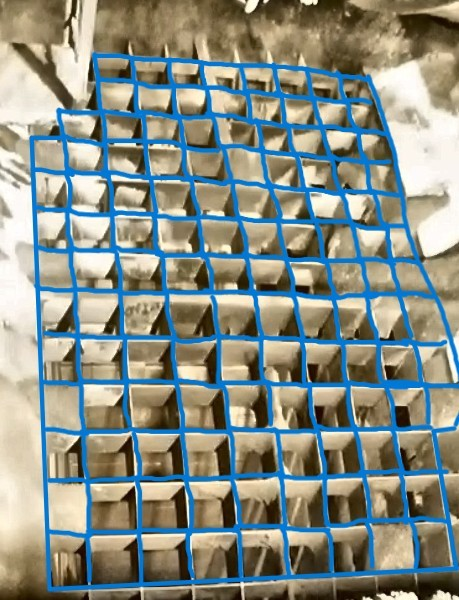
#> input picture archive/migration/coal_detection_migration_20260319_233903/tests/mock_data/clean/step_02_enhanced.jpg, 459 x 600 px
$ python grid_pattern_detector.py ../tests/mock_data/clean/step_02_enhanced.jpg
#> lines starting #> are read from the running program, lines starting #| are printed output that depends on the picture; after the words box and inside, x2 and y2 are one past the last pixel; in counts of white or black regions, pixels touching at a corner belong together
"""
基于网格模式的格栅口检测器
利用格栅的规律性排列和透视特性进行检测
"""

import cv2
import numpy as np
from pathlib import Path
import argparse
from typing import List, Tuple, Optional


class GridPatternDetector:
    """基于网格模式的格栅检测器"""

    def __init__(self):
        self.debug_counter = 0
        self.debug_dir = Path("logs/grid_pattern_debug")
        self.debug_dir.mkdir(exist_ok=True)

    def save_debug_image(self, image: np.ndarray, step_name: str, description: str = ""):
        """保存调试图片"""
        self.debug_counter += 1
        filename = f"step_{self.debug_counter:02d}_{step_name}.jpg"
        filepath = self.debug_dir / filename
        cv2.imwrite(str(filepath), image)
        print(f"[DEBUG {self.debug_counter}] {description}")
        print(f"    图片保存: {filepath}")
        return str(filepath)

    def step1_preprocessing(self, image_path: str):
        """步骤1: 图像预处理"""
        print("\n=== 步骤1: 图像预处理 ===")

        original = cv2.imread(image_path)
        h, w = original.shape[:2]
        print(f"原图尺寸: {w} x {h}")

        self.save_debug_image(original, "original", "原始图像")

        # 转灰度
        gray = cv2.cvtColor(original, cv2.COLOR_BGR2GRAY)

        # CLAHE增强对比度
        clahe = cv2.createCLAHE(clipLimit=2.0, tileGridSize=(8, 8))
        enhanced = clahe.apply(gray)

        self.save_debug_image(cv2.cvtColor(enhanced, cv2.COLOR_GRAY2BGR),
                            "enhanced", "CLAHE对比度增强")

        return original, gray, enhanced

    def step2_detect_grid_lines(self, enhanced: np.ndarray, original: np.ndarray):
        """步骤2: 检测网格线"""
        print("\n=== 步骤2: 网格线检测 ===")

        # Canny边缘检测
        edges = cv2.Canny(enhanced, 50, 150)
        self.save_debug_image(cv2.cvtColor(edges, cv2.COLOR_GRAY2BGR),
                            "edges", "Canny边缘检测")

        # Hough直线检测 - 更严格的参数
        lines = cv2.HoughLinesP(edges,
                               rho=1,           # 距离分辨率
                               theta=np.pi/180, # 角度分辨率
                               threshold=30,    # 最小投票数
                               minLineLength=20, # 最小线段长度
                               maxLineGap=10)   # 最大间隙

        print(f"检测到 {len(lines) if lines is not None else 0} 条直线")

        # 绘制所有检测到的直线
        line_image = original.copy()
        if lines is not None:
            for line in lines:
                x1, y1, x2, y2 = line[0]
                cv2.line(line_image, (x1, y1), (x2, y2), (0, 255, 0), 1)

        self.save_debug_image(line_image, "all_lines", f"所有检测到的直线 ({len(lines) if lines is not None else 0}条)")

        return lines if lines is not None else []

    def step3_classify_lines(self, lines: List, original: np.ndarray):
        """步骤3: 分类水平线和垂直线"""
        print("\n=== 步骤3: 直线分类 ===")

        horizontal_lines = []
        vertical_lines = []

        for line in lines:
            x1, y1, x2, y2 = line[0]

            # 计算角度
            if x2 - x1 != 0:
                angle = np.arctan2(y2 - y1, x2 - x1) * 180 / np.pi
            else:
                angle = 90  # 垂直线

            # 分类（允许一定角度偏差）
            if abs(angle) <= 15 or abs(angle) >= 165:  # 近似水平
                horizontal_lines.append(line[0])
            elif 75 <= abs(angle) <= 105:  # 近似垂直
                vertical_lines.append(line[0])

        print(f"水平线: {len(horizontal_lines)} 条")
        print(f"垂直线: {len(vertical_lines)} 条")

        # 绘制分类后的直线
        classified_image = original.copy()

        # 水平线用红色绘制
        for line in horizontal_lines:
            x1, y1, x2, y2 = line
            cv2.line(classified_image, (x1, y1), (x2, y2), (0, 0, 255), 2)

        # 垂直线用蓝色绘制
        for line in vertical_lines:
            x1, y1, x2, y2 = line
            cv2.line(classified_image, (x1, y1), (x2, y2), (255, 0, 0), 2)

        self.save_debug_image(classified_image, "classified_lines",
                            f"分类后直线 (红色:{len(horizontal_lines)}条水平, 蓝色:{len(vertical_lines)}条垂直)")

        return horizontal_lines, vertical_lines

    def step4_merge_similar_lines(self, lines: List, is_horizontal: bool, image_shape: Tuple):
        """步骤4: 合并相似的直线"""
        if not lines:
            return []

        h, w = image_shape[:2]
        merged_lines = []

        # 按位置排序
        if is_horizontal:
            # 水平线按y坐标排序
            lines.sort(key=lambda line: (line[1] + line[3]) // 2)
            threshold = h * 0.02  # 2%的高度作为合并阈值
        else:
            # 垂直线按x坐标排序
            lines.sort(key=lambda line: (line[0] + line[2]) // 2)
            threshold = w * 0.02  # 2%的宽度作为合并阈值

        # 合并相近的直线
        i = 0
        while i < len(lines):
            current_line = lines[i]

            if is_horizontal:
                current_pos = (current_line[1] + current_line[3]) // 2
            else:
                current_pos = (current_line[0] + current_line[2]) // 2

            # 找到所有与当前线相近的线
            similar_lines = [current_line]
            j = i + 1
            while j < len(lines):
                next_line = lines[j]
                if is_horizontal:
                    next_pos = (next_line[1] + next_line[3]) // 2
                else:
                    next_pos = (next_line[0] + next_line[2]) // 2

                if abs(next_pos - current_pos) <= threshold:
                    similar_lines.append(next_line)
                    j += 1
                else:
                    break

            # 合并相似的线段
            if is_horizontal:
                # 水平线：取y坐标平均值，x坐标取范围
                avg_y = int(np.mean([line[1] + line[3] for line in similar_lines]) / 2)
                min_x = min([min(line[0], line[2]) for line in similar_lines])
                max_x = max([max(line[0], line[2]) for line in similar_lines])
                merged_line = [min_x, avg_y, max_x, avg_y]
            else:
                # 垂直线：取x坐标平均值，y坐标取范围
                avg_x = int(np.mean([line[0] + line[2] for line in similar_lines]) / 2)
                min_y = min([min(line[1], line[3]) for line in similar_lines])
                max_y = max([max(line[1], line[3]) for line in similar_lines])
                merged_line = [avg_x, min_y, avg_x, max_y]

            merged_lines.append(merged_line)
            i = j

        return merged_lines

    def step5_generate_grid_intersections(self, horizontal_lines: List, vertical_lines: List,
                                        original: np.ndarray):
        """步骤5: 生成网格交点"""
        print("\n=== 步骤5: 网格交点生成 ===")

        h, w = original.shape[:2]

        # 合并相似直线
        merged_h_lines = self.step4_merge_similar_lines(horizontal_lines, True, (h, w))
        merged_v_lines = self.step4_merge_similar_lines(vertical_lines, False, (h, w))

        print(f"合并后 - 水平线: {len(merged_h_lines)} 条, 垂直线: {len(merged_v_lines)} 条")

        # 绘制合并后的直线
        merged_image = original.copy()
        for line in merged_h_lines:
            x1, y1, x2, y2 = line
            cv2.line(merged_image, (x1, y1), (x2, y2), (0, 0, 255), 3)
        for line in merged_v_lines:
            x1, y1, x2, y2 = line
            cv2.line(merged_image, (x1, y1), (x2, y2), (255, 0, 0), 3)

        self.save_debug_image(merged_image, "merged_lines",
                            f"合并后的网格线 (红色:{len(merged_h_lines)}, 蓝色:{len(merged_v_lines)})")

        # 计算所有交点
        intersections = []
        grid_cells = []

        for i in range(len(merged_h_lines)):
            h_line = merged_h_lines[i]
            h_y = h_line[1]  # 水平线的y坐标

            for j in range(len(merged_v_lines)):
                v_line = merged_v_lines[j]
                v_x = v_line[0]  # 垂直线的x坐标

                # 检查交点是否在有效范围内
                if (min(h_line[0], h_line[2]) <= v_x <= max(h_line[0], h_line[2]) and
                    min(v_line[1], v_line[3]) <= h_y <= max(v_line[1], v_line[3])):
                    intersections.append((v_x, h_y))

                    # 生成格栅单元（如果不是边界）
                    if i < len(merged_h_lines) - 1 and j < len(merged_v_lines) - 1:
                        next_h_line = merged_h_lines[i + 1]
                        next_v_line = merged_v_lines[j + 1]

                        x1, y1 = v_x, h_y
                        x2, y2 = next_v_line[0], next_h_line[1]

                        # 确保格栅单元有效
                        if x2 > x1 and y2 > y1:
                            grid_cells.append((x1, y1, x2 - x1, y2 - y1))

        print(f"生成 {len(intersections)} 个交点")
        print(f"生成 {len(grid_cells)} 个格栅单元")

        # 绘制交点
        intersection_image = original.copy()
        for x, y in intersections:
            cv2.circle(intersection_image, (int(x), int(y)), 3, (0, 255, 255), -1)

        self.save_debug_image(intersection_image, "intersections",
                            f"网格交点 ({len(intersections)}个)")

        return grid_cells, intersections

    def step6_generate_final_grid(self, grid_cells: List, original: np.ndarray):
        """步骤6: 生成最终格栅口"""
        print("\n=== 步骤6: 生成最终格栅口 ===")

        # 过滤太小的格栅单元
        min_area = 100  # 最小面积
        valid_cells = []

        for x, y, w, h in grid_cells:
            if w * h >= min_area and w > 5 and h > 5:
                valid_cells.append((x, y, w, h))

        print(f"过滤后有效格栅单元: {len(valid_cells)} 个")

        # 绘制最终结果
        final_image = original.copy()
        for i, (x, y, w, h) in enumerate(valid_cells):
            # 绘制矩形框
            cv2.rectangle(final_image, (x, y), (x + w, y + h), (0, 255, 0), 2)

            # 绘制编号
            center_x = x + w // 2
            center_y = y + h // 2
            cv2.putText(final_image, f"{i+1}", (center_x - 10, center_y + 5),
                       cv2.FONT_HERSHEY_SIMPLEX, 0.5, (255, 255, 255), 2)
            cv2.putText(final_image, f"{i+1}", (center_x - 10, center_y + 5),
                       cv2.FONT_HERSHEY_SIMPLEX, 0.5, (0, 0, 255), 1)

        # 添加统计信息
        info_text = f"Grid Pattern Detection: {len(valid_cells)} cells"
        cv2.putText(final_image, info_text, (10, 30),
                   cv2.FONT_HERSHEY_SIMPLEX, 0.8, (255, 255, 255), 2)
        cv2.putText(final_image, info_text, (10, 30),
                   cv2.FONT_HERSHEY_SIMPLEX, 0.8, (0, 0, 0), 1)

        self.save_debug_image(final_image, "final_grid", f"最终网格检测结果 ({len(valid_cells)}个)")

        return valid_cells

    def detect_grid_pattern(self, image_path: str):
        """完整的网格模式检测流程"""
        print(f"\n{'='*60}")
        print(f"开始网格模式检测: {Path(image_path).name}")
        print(f"{'='*60}")

        # 重置计数器
        self.debug_counter = 0

        # 步骤1: 预处理
        original, gray, enhanced = self.step1_preprocessing(image_path)
#> in step1_preprocessing, original is the input picture: shape (600, 459, 3); mean B, G, R 134.5, 143, 135.7
#| 原图尺寸: 459 x 600

        # 步骤2: 检测直线
        lines = self.step2_detect_grid_lines(enhanced, original)
#> in step2_detect_grid_lines, `edges = cv2.Canny(enhanced, 50, 150)`:
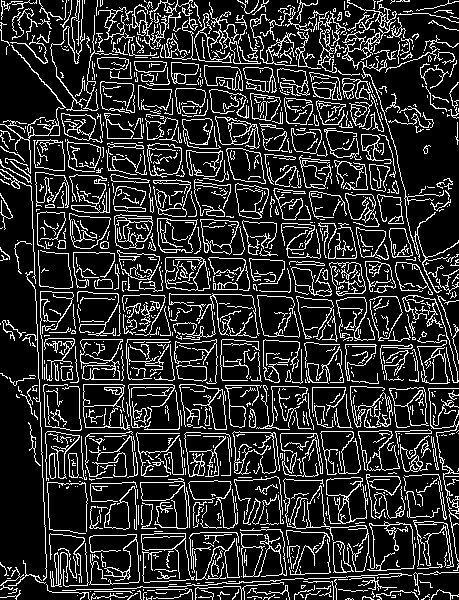
#> edges: shape (600, 459); 17.8% white in thin lines or dots
#> in step2_detect_grid_lines, `lines = cv2.HoughLinesP(edges, rho=1,`: lines = 2014 rows, first 6: [127, 404, 138, 511], [27, 399, 250, 176], [358, 49, 380, 0], [374, 454, 453, 533], [306, 206, 330, 147], [66, 311, 67, 288]
#| 检测到 2014 条直线
#> the loop in step2_detect_grid_lines, `for line in lines:` made 2014 passes
#> after the loop in step2_detect_grid_lines, `for line in lines:`:
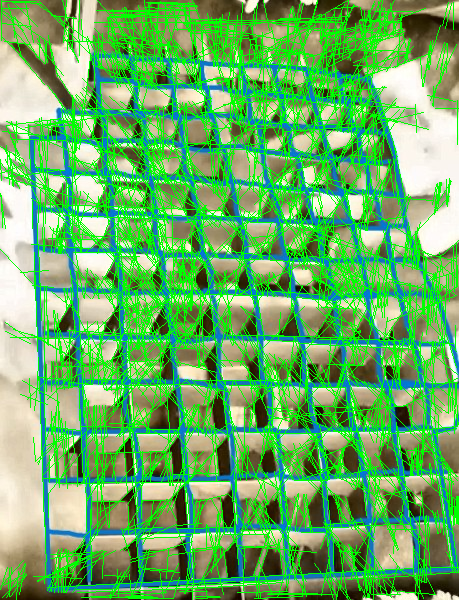
#> line_image: shape (600, 459, 3); mean B, G, R 99.9, 175.5, 103.6

        if len(lines) == 0:
            print("未检测到足够的直线，无法继续")
            return []

        # 步骤3: 分类直线
        horizontal_lines, vertical_lines = self.step3_classify_lines(lines, original)

        if len(horizontal_lines) < 2 or len(vertical_lines) < 2:
            print(f"网格线不足：水平线{len(horizontal_lines)}条，垂直线{len(vertical_lines)}条")
            return []

        # 步骤5: 生成网格交点和单元
        grid_cells, intersections = self.step5_generate_grid_intersections(
            horizontal_lines, vertical_lines, original)

        # 步骤6: 生成最终格栅口
        final_grids = self.step6_generate_final_grid(grid_cells, original)

        print(f"\n{'='*60}")
        print(f"网格模式检测完成！共 {self.debug_counter} 个步骤")
        print(f"最终结果: 检测到 {len(final_grids)} 个格栅单元")
        print(f"调试图片保存在: {self.debug_dir}")
        print(f"{'='*60}")

        return final_grids


def main():
    parser = argparse.ArgumentParser(description="网格模式格栅检测工具")
    parser.add_argument("image_path", help="格栅图片路径")

    args = parser.parse_args()

    detector = GridPatternDetector()
    grids = detector.detect_grid_pattern(args.image_path)
#> the loop in step3_classify_lines, `for line in lines:` made 2014 passes
#> (x1, y1, x2, y2, angle) on passes 1 to 8: (127, 404, 138, 511, 84.13), (27, 399, 250, 176, -45), (358, 49, 380, 0, -65.82), (374, 454, 453, 533, 45), (306, 206, 330, 147, -67.86), (66, 311, 67, 288, -87.51), (355, 23, 355, 48, 90), (47, 85, 124, 186, 52.68)
#| 水平线: 250 条
#| 垂直线: 800 条
#> the loop in step3_classify_lines, `for line in horizontal_lines:` made 250 passes
#> line on passes 1 to 3: [271, 433, 320, 433], [148, 587, 275, 581], [47, 587, 413, 568]
#> after the loop in step3_classify_lines, `for line in horizontal_lines:`:
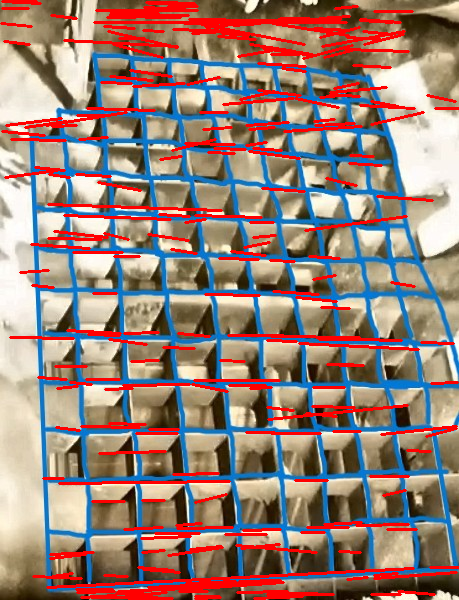
#> classified_image: shape (600, 459, 3); 11.38% of pixels changed, all inside (x1, y1, x2, y2) = (0, 0, 459, 600)
#> the loop in step3_classify_lines, `for line in vertical_lines:` made 800 passes
#> line on passes 1 to 3: [127, 404, 138, 511], [66, 311, 67, 288], [355, 23, 355, 48]
#> after the loop in step3_classify_lines, `for line in vertical_lines:`:
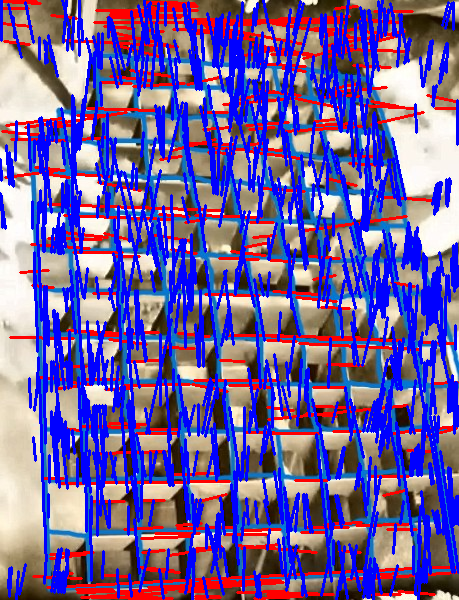
#> classified_image: shape (600, 459, 3); mean B, G, R 160.7, 93.2, 110.9
#> the loop in step4_merge_similar_lines, `while i < len(lines):` made 35 passes
#> the loop in step4_merge_similar_lines (call 2), `while i < len(lines):` made 45 passes
#| 合并后 - 水平线: 35 条, 垂直线: 45 条
#> the loop in step5_generate_grid_intersections, `for line in merged_h_lines:` made 35 passes
#> line on passes 1 to 8: [2, 6, 412, 6], [1, 19, 400, 19], [104, 33, 404, 33], [4, 49, 408, 49], [130, 68, 390, 68], [101, 83, 386, 83], [223, 97, 455, 97], [46, 112, 458, 112]
#> the loop in step5_generate_grid_intersections, `for line in merged_v_lines:` made 45 passes
#> line on passes 1 to 8: [3, 0, 3, 588], [13, 4, 13, 599], [27, 2, 27, 594], [37, 37, 37, 526], [46, 35, 46, 583], [57, 49, 57, 592], [66, 0, 66, 592], [76, 0, 76, 486]
#> after the loop in step5_generate_grid_intersections, `for line in merged_v_lines:`:
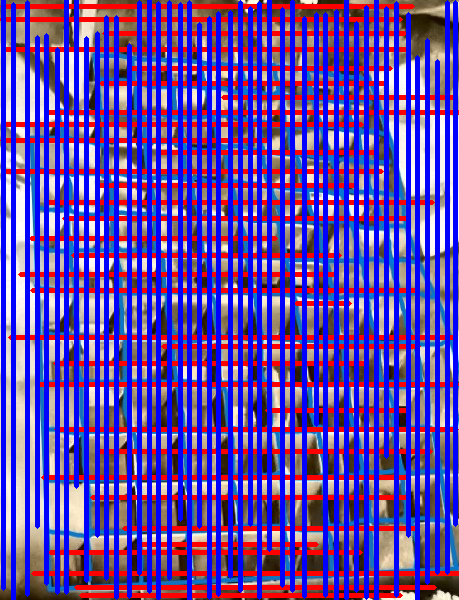
#> merged_image: shape (600, 459, 3); mean B, G, R 173.7, 62.5, 89.8
#> the loop in step5_generate_grid_intersections, `for i in range(len(merged_h_lines)):` made 35 passes
#| 生成 970 个交点
#| 生成 953 个格栅单元
#> the loop in step5_generate_grid_intersections, `for x, y in intersections:` made 970 passes
#> (x, y) on passes 1 to 3: (3, 6), (13, 6), (27, 6)
#> after the loop in step5_generate_grid_intersections, `for x, y in intersections:`:
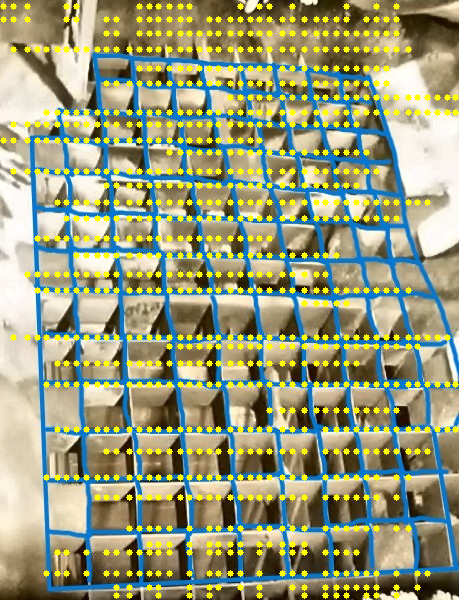
#> intersection_image: shape (600, 459, 3); 10.21% of pixels changed, all inside (x1, y1, x2, y2) = (0, 3, 459, 599)
#> the loop in step6_generate_final_grid, `for x, y, w, h in grid_cells:` made 953 passes
#> (x, y, w, h) on passes 1 to 3: (3, 6, 10, 13), (13, 6, 14, 13), (27, 6, 10, 13)
#| 过滤后有效格栅单元: 886 个
#> the loop in step6_generate_final_grid, `for i, (x, y, w, h) in enumerate(valid_cells):` made 886 passes
#> in step6_generate_final_grid, `cv2.putText(final_image, info_text, (10, 30), cv2.FONT_HERSHEY_SIMPLEX..`:
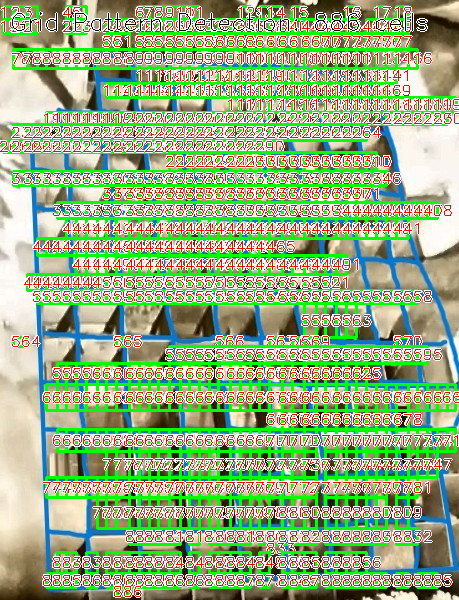
#> final_image: shape (600, 459, 3); mean B, G, R 127.5, 177.8, 158.2
#| 最终结果: 检测到 886 个格栅单元

    print(f"\n最终检测结果: {len(grids)} 个格栅单元")
#| 最终检测结果: 886 个格栅单元

    if grids:
        print("\n格栅单元坐标:")
        for i, (x, y, w, h) in enumerate(grids):
            print(f"  {i+1}: x={x}, y={y}, w={w}, h={h}")
#> this loop made 886 passes
#> (printed output is left out)


if __name__ == "__main__":
    main()
